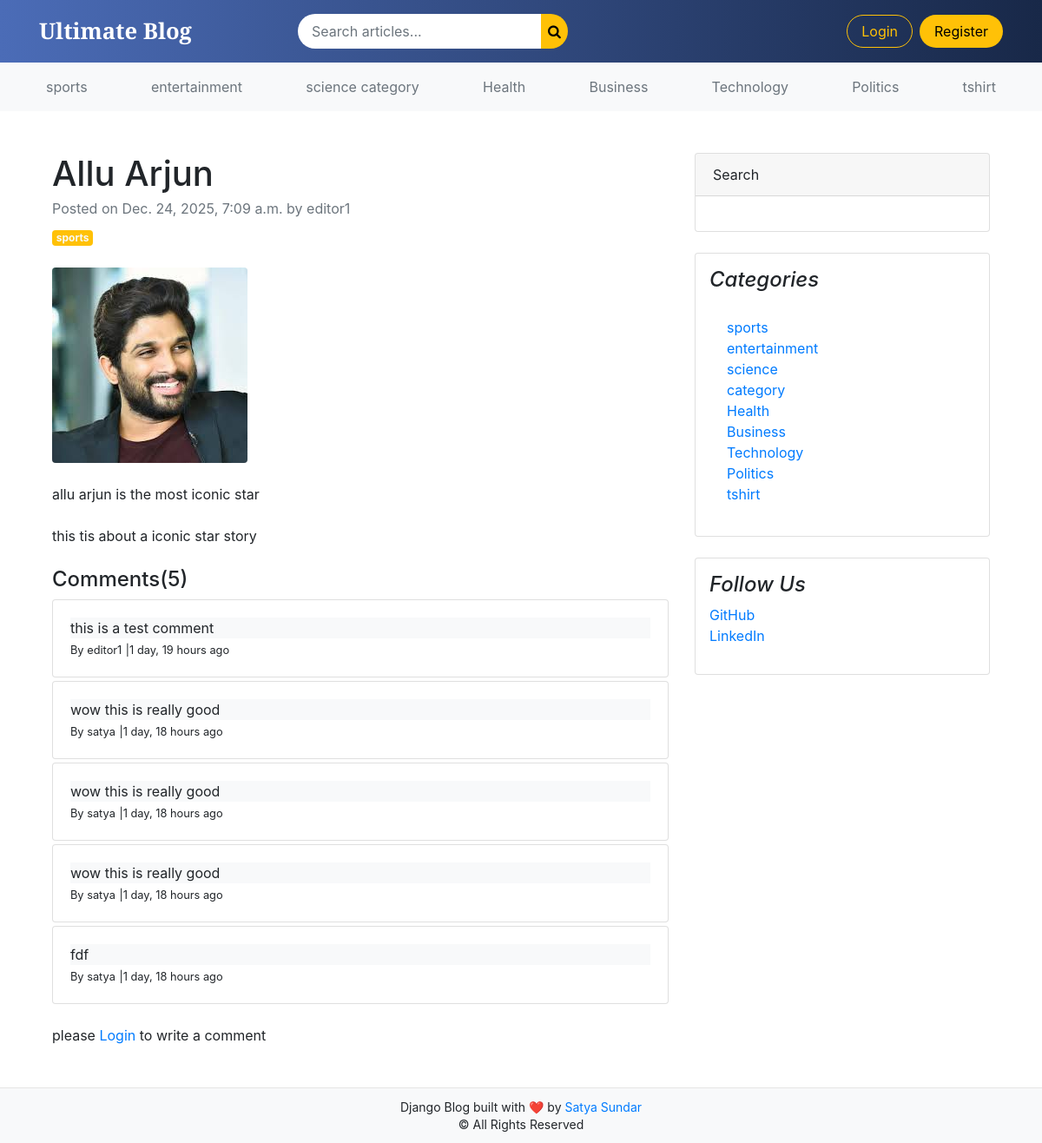
The app's page /blogs/allu-arjun/ with its own data.
### blogs/models.py (models this page shows, shortened)
class Category(models.Model):
    category_name =models.CharField(max_length=50, unique=True)
    created_at =models.DateTimeField(auto_now_add=True)
    updated_at =models.DateTimeField(auto_now=True)
    class Meta:
        verbose_name_plural ='Categories'
    def __str__(self):
        return self.category_name

class Blog(models.Model):
    title =models.CharField()
    slug =models.SlugField(max_length=150,unique=True)
    category=models.ForeignKey(Category, on_delete=models.CASCADE)
    author=models.ForeignKey(User, on_delete=models.CASCADE)
    featured_image =models.ImageField(upload_to='uploads/%y/%m/%d')
    short_description=models.TextField()
    blog_body =models.TextField(max_length=2000)
    status = models.CharField(max_length=20, choices=STATUS_CHOICES, default="Draft")
    is_featured=models.BooleanField(default=False)
    created_at=models.DateTimeField(auto_now_add=True)
    updated_at=models.DateTimeField(auto_now=True)

class Comment(models.Model):
    user =models.ForeignKey(User, on_delete=models.CASCADE)
    blog =models.ForeignKey(Blog, on_delete=models.CASCADE)
    comment =models.TextField(max_length=250)
    created_at=models.DateTimeField(auto_now_add=True)
    updated_at=models.DateTimeField(auto_now=True)
    def __str__(self):
        return self.comment

### blogs/views.py (the view, shortened to what this page needs)
# urls.py: path('blogs/<slug:slug>/',BlogsView.blogs,name='blogs'),
def blogs(request,slug):
    single_blog =get_object_or_404(Blog,slug=slug, status='Published')
    comments =Comment.objects.filter(blog=single_blog)
    comment_count =comments.count()
    context ={
        'single_blog':single_blog,
        'comments':comments,
        'comment_count':comment_count,
    }
    return render(request,'blogs.html',context)

### blogs/context_processors.py (called while the page is built)
def get_categories(request):
    categories =Category.objects.all()
    return dict(categories=categories)

def get_social_links(request):
    social_links = SocialLink.objects.all()
    return dict(social_links=social_links)

### templates/blogs.html
{% extends "base.html" %}
{% block content %}
<div class="container mt-5">
    <div class="row">
        <div class="col-lg-8">
            <article>
                <header class="mb-4">
                    <h1 class="fw-bolder mb-1">{{ single_blog.title }}</h1>
                    <div class="text-muted fst-italic mb-2">Posted on {{ single_blog.created_at}} by {{single_blog.author}}</div>
                    <a class="badge bg-warning text-decoration-none text-light" href="#!">{{single_blog.category}}</a>
                </header>
                <figure class="mb-4"><img class="img-fluid rounded" src="{{ single_blog.featured_image.url }}" alt="..." /></figure>
                <section class="mb-5">
                    <p class="fs-5 mb-4">{{ single_blog.short_description}}</p>
                    <p class="fs-5 mb-4">{{ single_blog.blog_body}}</p>
                    <h4>Comments({{ comment_count }})</h4>
                    {% if comments %}
                    {% for comment in comments  %}
                      <div class="card mt-1">
                        <div class="card-body">
                          <p class="card-text mb-0 bg-light">{{ comment }}</p>
                          <span>
                            <small>By {{ comment.user}}</small>
                            <small>|{{ comment.created_at | timesince}} ago </small>
                          </span>
                        </div>
                        </div>
                    {% endfor %}
                    {% else %}
                    No comments yet.
                    {% endif %}
                    <br>
                    <div class="form-group">
                        {% if user.is_authenticated %}
                        <form action="" method="POST">
                            {% csrf_token %}
                            <div class="form-group">
                                <textarea class="form-control" name="comment" placeholder="write your comment"></textarea>
                                <input type="submit" value="Submit" class="btn btn-primary mt-2">
                            </div>
                        </form>
                        {% else %}
                        <p>please <span><a href="{% url 'login' %}">Login</a></span> to write a comment</p>
                        {% endif %}
                    </div>
                    </section>
            </article>
        </div>
        <div class="col-lg-4">
            <div class="card mb-4">
                <div class="card-header">Search</div>
                <div class="card-body">
                </div>
            </div>
            <div class="card mb-4 p-3">
                <h4 class="font-italic">Categories</h4>
                <div class="card-body">
                    <div class="row">
                        <div class="col-sm-6">
                            <ul class="list-unstyled mb-0">
                                {% for cat in categories %}
                                <li><a href="{% url 'post_by_category' cat.id %}">{{cat.category_name}}</a></li>
                                {% endfor %}
                            </ul>
                        </div>
                    </div>
                </div>
            </div>
            <div class="card mb-4 p-3">
                <h4 class="font-italic">Follow Us</h4>
                <ol class="list-unstyled">
                    <li><a href="#">GitHub</a></li>
                    <li><a href="#">LinkedIn</a></li>
                </ol>
            </div>
        </div>
    </div>
</div>
{% endblock  %}

### templates/base.html (shortened to what this page needs)
{% load static %}
<!DOCTYPE html>
<html lang="en">
<head>
    <link rel="stylesheet" href="https://getbootstrap.com/docs/4.0/dist/css/bootstrap.min.css">
    <link rel="stylesheet" href="{% static 'css/style.css' %}">
    <link rel="stylesheet" href="https://cdnjs.cloudflare.com/ajax/libs/font-awesome/4.7.0/css/font-awesome.min.css">
</head>
<body>
<div class="page-wrapper">
<nav class="navbar navbar-expand-lg custom-navbar sticky-top">
    <div class="container">
        <a class="navbar-brand logo-text" href="/">Ultimate Blog</a>
        <div class="collapse navbar-collapse" id="mainNavbar">
            <form class="form-inline mx-auto search-box" action="{% url 'search' %}" method="GET">
                <input class="form-control search-input" type="search" name="keyword"
                       value="{{ keyword }}" placeholder="Search articles...">
                <button class="btn btn-search p-2" type="submit">
                    <i class="fa fa-search"></i>
                </button>
            </form>
            <ul class="navbar-nav ml-auto align-items-center">
                {% if user.is_authenticated %}
                    <li class="nav-item">
                        <a class="nav-link nav-hover" href="{% url 'dashboard' %}">
                            <i class="fa fa-dashboard"></i> Dashboard
                        </a>
                    </li>
                    <li class="nav-item ml-2">
                       <form method="post" action="{% url 'logout' %}"
      onsubmit="return confirm('Are you sure you want to logout?');">
    {% csrf_token %}
    <button class="btn btn-logout" type="submit">Logout</button>
</form>
                    </li>
                {% else %}
                    <li class="nav-item">
                        <a class="btn btn-login" href="{% url 'login' %}">Login</a>
                    </li>
                    <li class="nav-item ml-2">
                        <a class="btn btn-register" href="{% url 'register' %}">Register</a>
                    </li>
                {% endif %}
            </ul>
        </div>
    </div>
</nav>
<div class="nav-scroller py-2 mb-3 bg-light">
    <div class="container">
        <nav class="nav d-flex justify-content-between">
            {% for cat in categories %}
                <a class="p-2 text-muted category-link"
                   href="{% url 'post_by_category' cat.id %}">
                    {{ cat.category_name }}
                </a>
            {% endfor %}
        </nav>
    </div>
</div>
<main id="page-content">
    <div class="container mt-4">
        {% block content %}
        {% endblock %}
    </div>
</main>
<footer class="blog-footer">
    <div class="footer-inner">
        <span>
            Django Blog built with ❤️ by
            <a href="https://github.com/satyaumi/django-blocg" target="_blank">
                Satya Sundar
            </a>
        </span>
        <span class="d-block">© All Rights Reserved</span>
    </div>
</footer>
</body>
</html>

### static/css/style.css (style rules this page uses)
.custom-navbar { background: linear-gradient(90deg, #4b6cb7, #182848); padding: 12px 0; }
.logo-text { font-family: 'Playfair Display', serif; font-size: 1.6rem; color: #fff !important; font-weight: 700; }
.search-box { max-width: 420px; width: 100%; }
.search-input { border-radius: 30px 0 0 30px; border: none; padding: 8px 16px; }
.btn-search { border-radius: 0 30px 30px 0; background: #ffc107; border: none; color: #000; }
.btn-login { background: transparent; border: 1px solid #ffc107; color: #ffc107; border-radius: 20px; padding: 6px 16px; }
.btn-register { background: #ffc107; color: #000; border-radius: 20px; padding: 6px 16px; }
html, body { height: 100%; margin: 0; }
body { display: flex; flex-direction: column; }
#page-content { flex: 1; min-height: calc(100vh - 160px); }
.blog-footer { background: #f8f9fa; border-top: 1px solid #e5e5e5; padding: 12px 0; text-align: center; }
.footer-inner { font-size: 14px; line-height: 1.4; }

### records on screen
Category: category_name "sports"
Category: category_name "entertainment"
Category: category_name "science category"
Category: category_name "Health"
Category: category_name "Business"
Category: category_name "Technology"
Category: category_name "Politics"
Category: category_name "tshirt"
Blog: title "Allu Arjun", created_at "Dec. 24, 2025, 7:09 a.m.", author "editor1", category "sports", featured_image (picture), short_description "allu arjun is the most iconic star", blog_body "this tis about a iconic star story"
Comment: comment "this is a test comment", user "editor1", created_at "1 day, 19 hours"
Comment: comment "wow this is really good", user "satya", created_at "1 day, 18 hours"
Comment: comment "wow this is really good", user "satya", created_at "1 day, 18 hours"
Comment: comment "wow this is really good", user "satya", created_at "1 day, 18 hours"
Comment: comment "fdf", user "satya", created_at "1 day, 18 hours"

### other values on screen
{{ comment_count }} "5"
